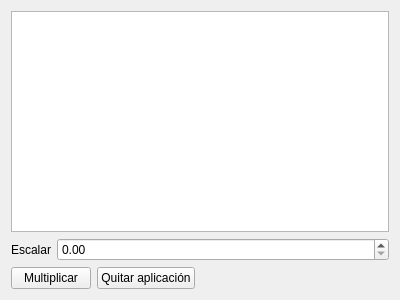
<?xml version="1.0" encoding="UTF-8"?>
<ui version="4.0">
 <class>Widget</class>
 <widget class="QWidget" name="Widget">
  <property name="geometry">
   <rect>
    <x>0</x>
    <y>0</y>
    <width>400</width>
    <height>300</height>
   </rect>
  </property>
  <property name="windowTitle">
   <string>Widget</string>
  </property>
  <layout class="QVBoxLayout" name="verticalLayout">
   <item>
    <widget class="QTableView" name="tableView"/>
   </item>
   <item>
    <layout class="QFormLayout" name="formLayout">
     <item row="0" column="0">
      <widget class="QLabel" name="label">
       <property name="text">
        <string>Escalar</string>
       </property>
      </widget>
     </item>
     <item row="0" column="1">
      <widget class="QDoubleSpinBox" name="escalarDoubleSpinBox"/>
     </item>
    </layout>
   </item>
   <item>
    <layout class="QHBoxLayout" name="horizontalLayout">
     <item>
      <widget class="QPushButton" name="multiplicarPushButton">
       <property name="text">
        <string>Multiplicar</string>
       </property>
      </widget>
     </item>
     <item>
      <widget class="QPushButton" name="quitarAplicacionPushButton">
       <property name="text">
        <string>Quitar aplicación</string>
       </property>
      </widget>
     </item>
     <item>
      <spacer name="horizontalSpacer">
       <property name="orientation">
        <enum>Qt::Horizontal</enum>
       </property>
       <property name="sizeHint" stdset="0">
        <size>
         <width>40</width>
         <height>20</height>
        </size>
       </property>
      </spacer>
     </item>
    </layout>
   </item>
  </layout>
  <action name="actionIntroducir_matriz">
   <property name="text">
    <string>Introducir matriz</string>
   </property>
  </action>
 </widget>
 <layoutdefault spacing="6" margin="11"/>
 <resources/>
 <connections/>
</ui>
